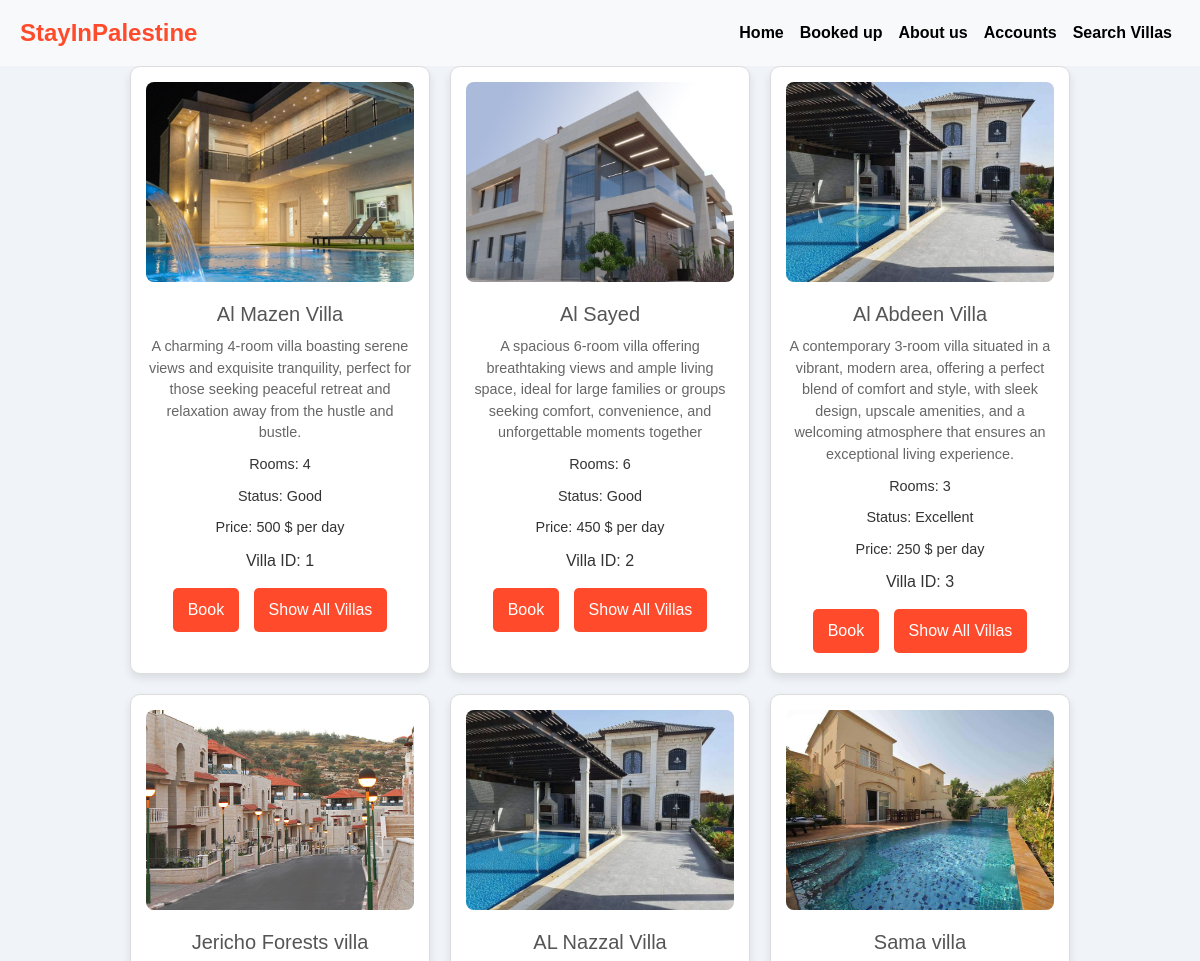
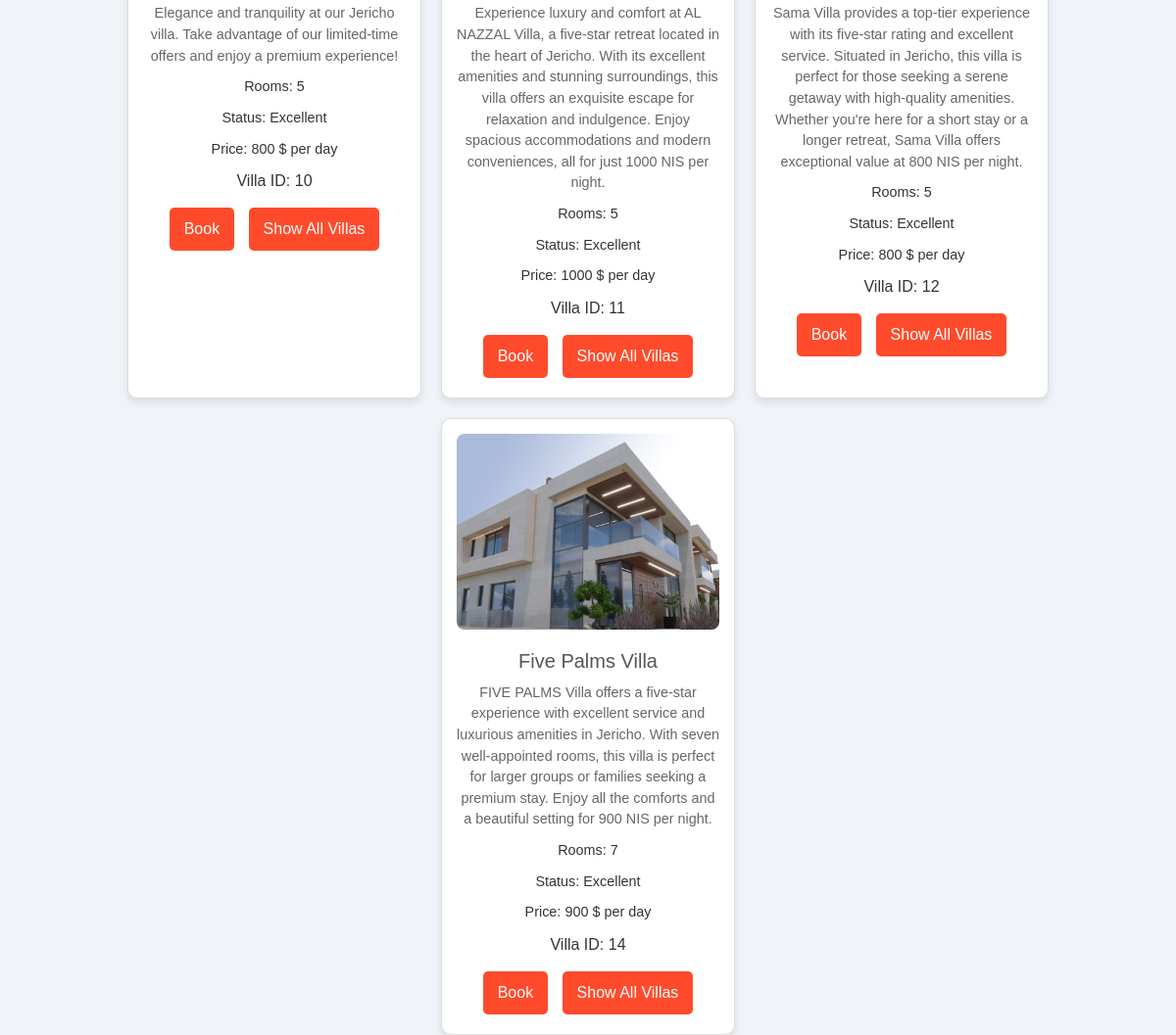
The page /villas/Jericho/ on the database its author committed (2 pictures, top to bottom).
### group/models.py (models this page shows)
class villas(models.Model):
    image = models.ImageField(upload_to='img')
    name = models.CharField(max_length=30)
    desc = models.TextField()
    rooms = models.IntegerField()
    status = models.CharField(max_length=20)
    location = models.CharField(max_length=30)
    price = models.IntegerField()
    user_id = models.ForeignKey(user, on_delete=models.CASCADE)

### group/views.py (the view)
# urls.py: path('villas/<str:location>/', views.villas_by_location, name='villas_by_location'),
def villas_by_location(request, location):
    First_name = request.session.get('First_name')
    Last_name = request.session.get('Last_name')
    if First_name and Last_name:
        user_name = f"{First_name} {Last_name}"
    else:
        user_name = None
    villass = villas.objects.filter(location=location)
    return render(request, 'villas_by_location.html', {'villas': villass ,'user_name': user_name})

### group/templates/villas_by_location.html (shortened to what this page needs)
<!DOCTYPE html>
<html lang="en">
<head>
    {% load static %}
    <link href="https://stackpath.bootstrapcdn.com/bootstrap/4.5.2/css/bootstrap.min.css" rel="stylesheet">
    <link rel="stylesheet" href="{% static 'css/location.css' %}">
</head>
<body>
      <nav class="navbar navbar-expand-lg bg-light">
        <a class="navbar-brand" href="{% url 'index' %}">StayInPalestine</a>
        <div class="collapse navbar-collapse" id="navbarNav">
            <ul class="navbar-nav ml-auto">
                <li class="nav-item">
                    <a class="nav-link" href="{% url 'index' %}">Home</a>
                </li>
                <li class="nav-item">
                    <a class="nav-link" href="{% url 'booked' %}">Booked up</a>
                </li>
                <li class="nav-item">
                    <a class="nav-link" href="{% url 'about' %}">About us</a>
                </li>
                    {% if user_name %}
                    <a class="nav-link" href="{% url 'logout' %}">Logout</a>
                {% else %}
                <li class="nav-item">
                    <a class="nav-link" href="{% url 'login' %}">Accounts</a>
                    {% endif %}
                </li>
                <li class="nav-item">
                    <a class="nav-link" href="{% url 'villas' %}">Search Villas</a>
                </li>
            </ul>
        </div>
    </nav>
        <div class="villa-details">
          {% for villa in villas %}
              <div class="villa-card">
                  <img src="{{ villa.image.url }}" class="villa-image" alt="Villa Image">
                  <h2 class="villa-name">{{ villa.name }}</h2>
                  <p class="villa-desc">{{ villa.desc }}</p>
                  <p class="villa-rooms">Rooms: {{ villa.rooms }}</p>
                  <p class="villa-status">Status: {{ villa.status }}</p>
                  <p class="villa-price">Price: {{ villa.price }} $ per day</p>
                  <div class="villa-actions">
                      <p class="villa-id">Villa ID: {{ villa.id }}</p>
                      <a href="{% url 'booking' villa.id %}" class="action-button">Book</a>
                      <a href="{% url 'villas' %}" class="action-button">Show All Villas</a>
                  </div>
              </div>
          {% endfor %}
        </div>
</body>
</html>

### group/static/css/location.css (style rules this page uses)
body { font-family: Arial, sans-serif; background: #f0f4f8; color: #333; }
.navbar { background: #ad184c; width: 100%; left: 0; right: 0; top: 0; z-index: 10; padding: 10px 20px; }
.navbar-brand { color: #ff4b2b !important; font-weight: bold; font-size: x-large; }
.navbar-nav .nav-link { color: black !important; font-weight: bold!important; }
.villa-details { display: flex; flex-wrap: wrap; gap: 20px; justify-content: center; }
.villa-card { background: #ffffff; border: 1px solid #ddd; border-radius: 10px; box-shadow: 0 4px 8px rgba(0, 0, 0, 0.1); overflow: hidden; width: 300px; padding: 15px; text-align: center; }
.villa-card h1, .villa-card h2, .villa-card p { margin: 10px 0; }
.villa-image { width: 100%; height: 200px; object-fit: cover; border-radius: 8px; margin-bottom: 10px; }
.villa-name { font-size: 1.25rem; color: #555; }
.villa-desc { font-size: 0.9rem; color: #666; }
.villa-rooms, .villa-status, .villa-price { font-size: 0.9rem; color: #333; }
.villa-actions { margin-top: 10px; }
.action-button { display: inline-block; padding: 10px 15px; margin: 5px; background:#ff4b2b; color: #fff; text-decoration: none; border-radius: 5px; font-weight: 500; }

### rows shown on the page
villas: image (picture), name "Al Mazen Villa", desc "A charming 4-room villa boasting serene views and exquisite tranquility, perfect for those seeking peaceful retreat and relaxation away from the hustle and bustle.", rooms "4", status "Good", price "500", id "1"
villas: image (picture), name "Al Sayed", desc "A spacious 6-room villa offering breathtaking views and ample living space, ideal for large families or groups seeking comfort, convenience, and unforgettable moments together", rooms "6", status "Good", price "450", id "2"
villas: image (picture), name "Al Abdeen Villa", desc "A contemporary 3-room villa situated in a vibrant, modern area, offering a perfect blend of comfort and style, with sleek design, upscale amenities, and a welcoming atmosphere that ensures an exceptional living experience.", rooms "3", status "Excellent", price "250", id "3"
villas: image (picture), name "Jericho Forests villa", desc "Elegance and tranquility at our Jericho villa. Take advantage of our limited-time offers and enjoy a premium experience!", rooms "5", status "Excellent", price "800", id "10"
villas: image (picture), name "AL Nazzal Villa", desc "Experience luxury and comfort at AL NAZZAL Villa, a five-star retreat located in the heart of Jericho. With its excellent amenities and stunning surroundings, this villa offers an exquisite escape for relaxation and indulgence. Enjoy spacious accommodations and modern conveniences, all for just 1000 NIS per night.", rooms "5", status "Excellent", price "1000", id "11"
villas: image (picture), name "Sama villa", desc "Sama Villa provides a top-tier experience with its five-star rating and excellent service. Situated in Jericho, this villa is perfect for those seeking a serene getaway with high-quality amenities. Whether you're here for a short stay or a longer retreat, Sama Villa offers exceptional value at 800 NIS per night.", rooms "5", status "Excellent", price "800", id "12"
villas: image (picture), name "Five Palms Villa", desc "FIVE PALMS Villa offers a five-star experience with excellent service and luxurious amenities in Jericho. With seven well-appointed rooms, this villa is perfect for larger groups or families seeking a premium stay. Enjoy all the comforts and a beautiful setting for 900 NIS per night.", rooms "7", status "Excellent", price "900", id "14"
